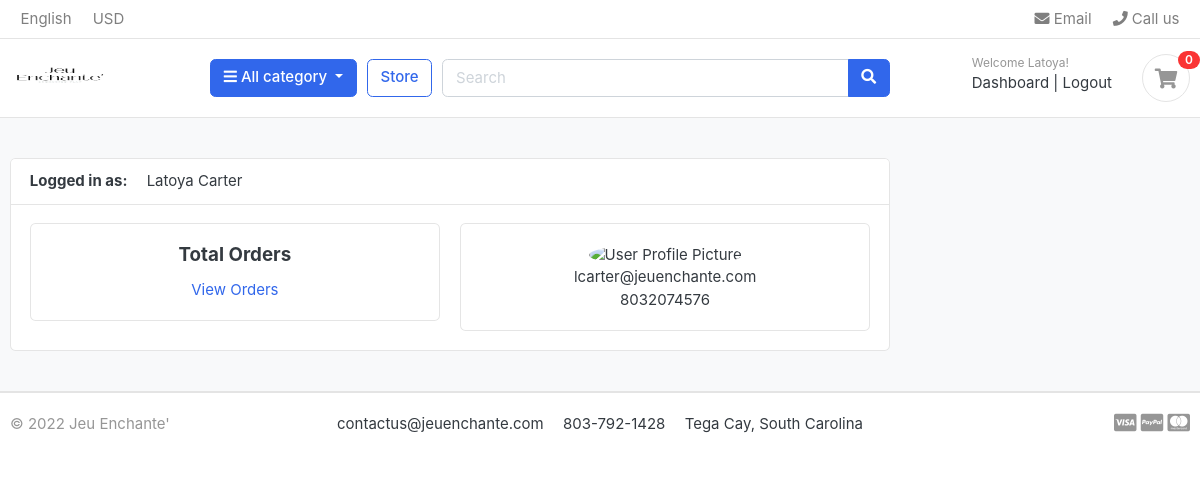
Screenshot of /accounts/dashboard/ (signed in) with the database file from the repository.
### accounts/models.py (models this page shows, shortened)
class Account(AbstractBaseUser):
    first_name      = models.CharField(max_length=50)
    last_name       = models.CharField(max_length=50)
    username        = models.CharField(max_length=50, unique=True)
    email           = models.EmailField(max_length=100, unique=True)
    phone_number    = models.CharField(max_length=50)
    date_joined     = models.DateTimeField(auto_now_add=True)
    last_login      = models.DateTimeField(auto_now_add=True)
    is_admin        = models.BooleanField(default=False)
    is_staff        = models.BooleanField(default=False)
    is_active        = models.BooleanField(default=False)
    is_superadmin        = models.BooleanField(default=False)
    USERNAME_FIELD = 'email'
    REQUIRED_FIELDS = ['username', 'first_name', 'last_name']
    objects = MyAccountManager()
    def full_name(self):
        return f'{self.first_name} {self.last_name}'

### accounts/views.py (the view)
# urls.py: path('dashboard/', views.dashboard, name='dashboard'),
@login_required(login_url = 'login')
def dashboard(request):
	return render(request, 'accounts/dashboard.html')

### carts/context_processors.py (called while the page is built)
def counter(request):
    cart_count = 0
    if 'admin' in request.path:
        return {}
    else:
        try:
            cart = Cart.objects.filter(cart_id=_cart_id(request))
            if request.user.is_authenticated:
                cart_items = CartItem.objects.all().filter(user=request.user)
            else:
                cart_items = CartItem.objects.all().filter(cart=cart[:1])
            for cart_item in cart_items:
                cart_count += cart_item.quantity
        except Cart.DoesNotExist:
            cart_count = 0
    return dict(cart_count=cart_count)

### carts/views.py (called while the page is built)
def _cart_id(request):
    cart = request.session.session_key
    if not cart:
        cart = request.session.create()
    return cart

### category/context_processors.py (called while the page is built)
def menu_links(request):
	links = Category.objects.all()
	return dict(links=links)

### category/models.py (called while the page is built)
	def get_url(self):
		return reverse('products_by_category', args=[self.slug])

### templates/accounts/dashboard.html (shortened to what this page needs)
{% extends 'base.html' %}
{% block content %}
<section class="section-conten padding-y bg">
<div class="container">
	<div class="row">
	<main class="col-md-9">
		<article class="card">
		<header class="card-header">
			<strong class="d-inline-block mr-3">Logged in as:</strong>
			<span>{{user.full_name}}</span>
		</header>
		<div class="card-body">
			<div class="row">
			<div class="col-md-6">
				<div class="card" style="text-align:center;">
					<div class="card-body">
						<h5 class="card-title">Total Orders</h5>
						<a href="#">View Orders</a>
					</div>
				</div>
			</div>
			<div class="col-md-6">
				<div class="card" style="text-align:center;">
					<div class="card-body">
						<img src="{{userprofile.profile_picture.url}}" alt="User Profile Picture" width="50" height="50" style="border-radius:50%;">
						<p class="mb-0">{{user.email}}</p>
						<p>{{user.phone_number}}</p>
					</div>
				</div>
			</div>
			</div>
		</div>
		</article>
	</main>
</div>
</div>
</section>
{% endblock %}

### templates/includes/navbar.html (shortened to what this page needs)
{% load static %}
<header class="section-header">
	<nav class="navbar p-md-0 navbar-expand-sm navbar-light border-bottom">
	<div class="container">
		<div class="collapse navbar-collapse" id="navbarTop4">
		<ul class="navbar-nav mr-auto">
			<li class="nav-item dropdown">
					<a href="#" class="nav-link">   English </a>
			</li>
			<li class="nav-item dropdown">
				<a href="#" class="nav-link"> USD </a>
			</li>
		</ul>
		<ul class="navbar-nav">
			<li><a href="#" class="nav-link"> <i class="fa fa-envelope"></i> Email </a></li>
			<li><a href="#" class="nav-link"> <i class="fa fa-phone"></i> Call us </a></li>
		</ul>
		</div>
	</div>
	</nav>
	<section class="header-main border-bottom">
		<div class="container">
	<div class="row align-items-center">
		<div class="col-lg-2 col-md-3 col-6">
			<a href="{% url 'home' %}" class="brand-wrap">
				<img class="logo" src="{% static './images/logo.jpg' %}" height="100" width="100">
			</a>
		</div>
		<div class="col-lg col-sm col-md col-6 flex-grow-0">
			<div class="category-wrap dropdown d-inline-block float-right">
				<button type="button" class="btn btn-primary dropdown-toggle" data-toggle="dropdown">
					<i class="fa fa-bars"></i> All category
				</button>
			</div>
		</div>
		<a href="{% url 'store' %}" class="btn btn-outline-primary">Store</a>
		<div class="col-lg  col-md-6 col-sm-12 col">
			<form action="{% url 'search' %}" class="search" method="GET">
				<div class="input-group w-100">
					<input type="text" class="form-control" style="width:60%;" placeholder="Search" name="keyword">
					<div class="input-group-append">
						<button class="btn btn-primary" type="submit">
						<i class="fa fa-search"></i>
						</button>
					</div>
				</div>
			</form>
		</div>
		<div class="col-lg-3 col-sm-6 col-8 order-2 order-lg-3">
					<div class="d-flex justify-content-end mb-3 mb-lg-0">
						{% if user.id is None%}
						<div class="widget-header">
							<small class="title text-muted">Welcome guest!</small>
							<div>
								<a href="{% url 'login' %}">Sign in</a> <span class="dark-transp"> | </span>
								<a href="{% url 'register' %}"> Register</a>
							</div>
						</div>
						{% else %}
						<div class="widget-header">
							<small class="title text-muted">Welcome {{user.first_name}}!</small>
							<div>
								<a href="{% url 'dashboard' %}">Dashboard</a> <span class="dark-transp"> | </span>
								<a href="{% url 'logout' %}"> Logout</a>
							</div>
						</div>
						{% endif %}
						<a href="{% url 'cart' %}" class="widget-header pl-3 ml-3">
							<div class="icon icon-sm rounded-circle border"><i class="fa fa-shopping-cart"></i></div>
							<span class="badge badge-pill badge-danger notify">{{cart_count}}</span>
						</a>
					</div>
				</div>
	</div>
		</div>
	</section>
	</header>

### static/css/ui.css (style rules this page uses)
html { font-family: "Inter", sans-serif; font-size: 15px; }
.icon-xs, .icon-sm, .icon-md, .icon-lg { display: inline-block; text-align: center; flex-shrink: 0; flex-grow: 0; }
.icon-sm { width: 48px; height: 48px; line-height: 48px !important; font-size: 20px; }
.padding-y { padding-top: 40px; padding-bottom: 40px; }
article:after, .form-group:after { display: block; clear: both; content: ""; }
.bg { background-color: #f8f9fa; }
p:last-child { margin-bottom: 0; }
.header-main { position: relative; padding-top: 1rem; padding-bottom: 1rem; }
.brand-wrap .logo, .navbar-brand .logo { margin-right: 7px; max-height: 42px; display: inline-block; }
.widget-header { display: inline-block; vertical-align: middle; position: relative; }
.widget-header a { color: #343a40; }
.widget-header i { color: #969696; }
.widget-header .title { display: block; }
.widget-header .notify { position: absolute; top: -3px; right: -10px; }
.notify { position: absolute; top: -4px; right: -10px; display: inline-block; padding: 0.25em 0.6em; font-size: 12px; line-height: 1; text-align: center; border-radius: 3rem; color: #fff; background-color: #fa3434; }

### rows the page displays
Account: first_name "Latoya", full_name "Latoya Carter", email "lcarter@jeuenchante.com", phone_number "8032074576"

### other values shown
{{ cart_count }} "0"
